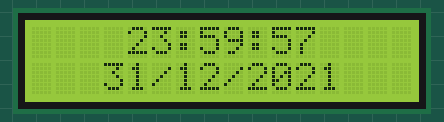
This sketch was run on a simulated Arduino Uno, built with avr-gcc and run on an emulated ATmega328P. Parts: 16×2 character LCD.

Above: at 1.1 s.
At 5.1 s:
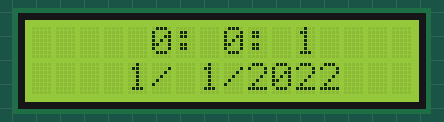
At 10.1 s:
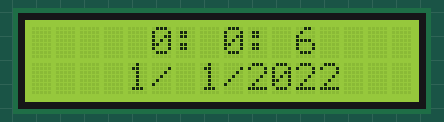
At 19.2 s:
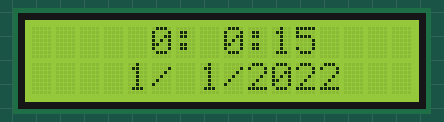
At 28.3 s:
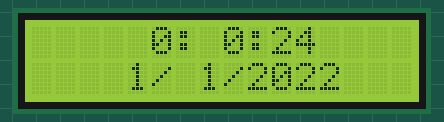
At 38.3 s:
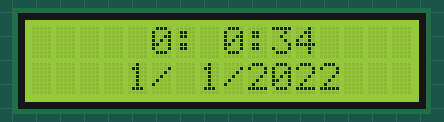

Measured:
- what the display in image 0 shows lasts 1.0 s, from 1.0 s to 2.0 s

The sketch:

RelogioLCD.ino
```cpp
/*

            Este código tem a função de criar um relógio, com o display LCD, a partir do código do último projeto, denominado "RelogioTimer2".

     ***** TIMER 2 *****

     Ciclo de máquina = 62,5ns

     Overflow = (256 - TCNT2) * Prescaler * Ciclo de maquina
     Overflow = (256 - 56) * 1:32 * 62,5ns
     Overflow = 250 * 32 * 62,5ns
     Overflow = 400us

     Se o tempo que se quer é 1s:

     1s / 400us = 2500

     Logo, 2500 * 400us = 1s

              Testando o tempo, na simulação, do RTC feito com as funções do Arduíno, obteve-se um tempo de 1,01s. Usando os registradores do mcu, obteve-se um tempo de 1,00s.
    Porém, sabe-se que ainda existe a latência de interrupção e o tempo não é exatamente 1s na vida real, mas bem próximo disso.

              Na simulação o programa funcionou perfeitamente.

*/

// Inclusão de bibliotecas
#include <LiquidCrystal.h>

// Mapeamento de hawdware
#define out 7
LiquidCrystal lcd ( 2,   // RS
                     3,   // E
                     4,   // d4
                     5,   // d5
                     6,   // d6
                     7);  // d7

// Protótipo de funções auxiliares
void imprime_Display();
void relogio();

// Variáveis auxiliares
int cont = 0x00;
//int mascara = B10000000;                      // Máscara que se utiliza para alternar o valor de um bit com a lógica XOR
short   numDias;
short   segundos = 57,
        minutos  = 59,
        horas    = 23,
        dia      = 31,
        mes      = 12;
int     ano      = 2021;


// Função de interrupção
ISR(TIMER2_OVF_vect){

    TCNT2 = 56;

    cont++;

    if(cont == 2500){

        cont = 0x00;

        //digitalWrite(out, !digitalRead(out));
        //PORTD ^= mascara;                    // Através da lógica XOR e da máscara, alterna o estado de D7

        imprime_Display();
        relogio();
    }
} // end funçao interrupão


void setup() {

    //pinMode(out, OUTPUT);
    //digitalWrite(out, LOW);
    //DDRD = 0x80;                              // Configura apenas D7 como saída digital
    //PORTD = 0x00;                             // Inicia todas as saídas do portd em Low

    TCCR2A = 0x00;                            // Configura o timer2 em funcionamento normal
    TCNT2 = 56;                               // Inicia o contador em 56 para contagem de 200
    TCCR2B = 0x03;                            // Configura o prescaler para 1:32
    TIMSK2 = 0x01;                            // Habilita a interrupção por overflow do timer2

    lcd.begin(16, 2);
} // end void setup


void loop() {

    // Apenas aguarda a interrupção
} // end void loop


// Funções auxiliares


void relogio(){

    switch(mes){

        case 2:
            if((ano%4 == 0 && ano%100 != 0) || ano%400 == 0)
                numDias = 29;
            else
                numDias = 28;
            break;
        case 4:
        case 6:
        case 9:
        case 11:
            numDias = 30;
            break;
        default:
            numDias = 31;
    }

    segundos++;

    if(segundos > 59){

        segundos = 0;
        minutos++;

        if(minutos > 59){

            minutos = 0;
            horas++;

            if(horas > 23){

                horas = 0;
                dia++;

                if(dia > numDias){

                    dia = 1;
                    mes++;

                    if(mes > 12){

                        mes = 1;
                        ano++;
                    } // end if mes > 12
                } // end if dia > numDias
            } // end if horas > 23
        } // end if minutos > 59
    } // end if segundos > 59
} // end void relogio


void imprime_Display(){

    lcd.setCursor(4, 0);
    if(horas < 10) lcd.print(" ");
    lcd.print(horas);
    lcd.print(":");
    if(minutos < 10) lcd.print(" ");
    lcd.print(minutos);
    lcd.print(":");
    if(segundos < 10) lcd.print(" ");
    lcd.print(segundos);
    lcd.setCursor(3, 1);
    if(dia < 10) lcd.print(" ");
    lcd.print(dia);
    lcd.print("/");
    if(mes < 10) lcd.print(" ");
    lcd.print(mes);
    lcd.print("/");
    if(ano < 10) lcd.print(" ");
    lcd.print(ano);


}
```
